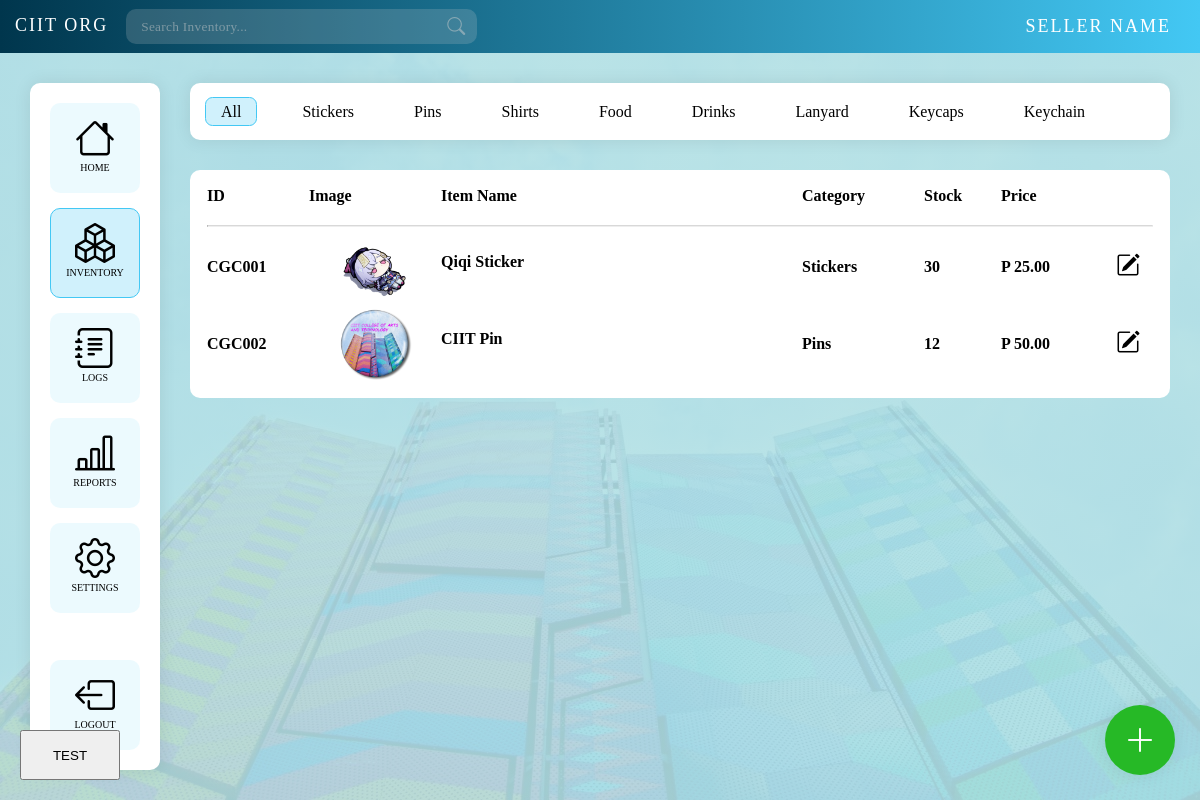
Screenshot of /pages/inventory.php (signed in) with the database file from the repository.
### tables this page shows
CREATE TABLE `items` (
  `id` varchar(53) NOT NULL,
  `user_id` int(11) NOT NULL,
  `organization_id` int(11) NOT NULL,
  `image_name` varchar(255) NOT NULL,
  `name` varchar(255) NOT NULL,
  `category_id` int(11) DEFAULT NULL,
  `stock` int(11) NOT NULL,
  `price` decimal(10,2) NOT NULL
);

CREATE TABLE `item_category` (
  `id` int(11) NOT NULL,
  `name` varchar(255) NOT NULL
);

### pages/inventory.php (the view, shortened to what this page needs)
<?php
$servername = "localhost";
$username = "root";
$password = "";
$dbname = "techcommprototype";
$conn = new mysqli($servername, $username, $password, $dbname);
$sql = "SELECT organization FROM users WHERE id = '$_SESSION[user_id]'";
$result = $conn->query($sql);
if ($row = $result->fetch_assoc()) {
    $organization_id = $row["organization"];
}
if ($organization_id == '1'){
    $sql = "SELECT items.*, item_category.name AS category_name FROM items JOIN item_category ON items.category_id = item_category.id WHERE organization_id = '$organization_id' AND user_id = '$_SESSION[user_id]'";
} else{
    $sql = "SELECT items.*, item_category.name AS category_name FROM items JOIN item_category ON items.category_id = item_category.id WHERE organization_id = '$organization_id'";
}
$result = mysqli_query($conn, $sql);
$items = mysqli_fetch_all($result, MYSQLI_ASSOC);
?>
<!DOCTYPE html>
<html lang="en">
<head>
    <link rel="stylesheet" href="../css/style.css">
    <link rel="stylesheet" href="https://cdn.jsdelivr.net/npm/bootstrap-icons@1.9.1/font/bootstrap-icons.css">
</head>
<body>
    <button class="test-button"> TEST </button>
    <nav class="navbar">
        <div class="nav-left">
            <div class="menu">
                <a href="#" class="logo">CIIT ORG</a>
                <form class="search-bar ">
                    <input id="search" type="text" autocomplete="off" placeholder="Search Inventory...">
                    <i class="bi bi-search search-empty"></i>
                </form>
            </div>
        </div>
        <div class="nav-right">
            <div class="menu seller">
                <li><a href="https://www.youtube.com/">SELLER NAME</a></li>
            </div>
        </div>
    </nav>
    <div class="main-interface with-navbar" >
        <div style=" margin: 25px; border-radius: 35px; text-align: center; position: fixed; bottom: 0; right: 0; font-size: 2rem; color: white; background-color: var(--confirm-color); height: 70px; width: 70px; cursor: pointer;" class="shadow" title="Add new product" onclick="window.location.href='addProduct.php'"><i style="height: 100%; display: flex; align-items: center; justify-content: center;" class="bi bi-plus-lg"></i></div>
        <div class="left-panel" >
            <div class="left-panel-content shadow unselectable" >
                <div class="left-nav-upper">
                    <div class="left-nav-icon button" onclick="homeButton()"><i class="bi bi-house"></i>HOME</div>
                    <div class="left-nav-icon button selected"><i class="bi bi-boxes"></i>INVENTORY</div>
                    <div class="left-nav-icon button"><i class="bi bi-journal-text"></i>LOGS</div>
                    <div class="left-nav-icon button"><i class="bi bi-bar-chart-line"></i>REPORTS</div>
                    <div class="left-nav-icon button"><i class="bi bi-gear"></i>SETTINGS</div>
                </div>
                <div class="left-nav-lower">
                    <div class="left-nav-icon button"><i class="bi bi-box-arrow-left"></i>LOGOUT</div>
                </div>
            </div>
        </div>
        <div class="center-panel" style="margin-right: 15px; width: 100%;">
            <div class="center-panel-content" >
                <div class="category-panel shadow unselectable">
                    <div class="category-button selected">All</div>
                    <div class="category-button">Stickers</div>
                    <div class="category-button">Pins</div>
                    <div class="category-button">Shirts</div>
                    <div class="category-button">Food</div>
                    <div class="category-button">Drinks</div>
                    <div class="category-button">Lanyard</div>
                    <div class="category-button">Keycaps</div>
                    <div class="category-button">Keychain</div>
                </div>
                <div class="products-panel unselectable">
                    <table style="background-color: white; border-radius: 10px; width: 100%; text-align: left; padding: 15px; ">
                        <thead >
                            <tr >
                                <th scope="col" >ID</th>
                                <th scope="col">Image</th>
                                <th scope="col">Item Name</th>
                                <th scope="col">Category</th>
                                <th scope="col">Stock</th>
                                <th scope="col">Price</th>
                                <th scope="col"></th>
                            </tr>
                        </thead>
                        <tbody >
                            <tr><td colspan="7"><br><hr style="border-top: 1px solid rgba(0, 0, 0, 0.151);"></td></tr>
                            <?php
                            foreach ($items as $item) {
                                ?>
                                 <tr class="inventory-row" style="height: 50px;">
                                    <th class="inventory-id" style="width:100px ; min-width: 100px; max-width: 100px; word-wrap:break-word;"><?php echo htmlspecialchars($item['id']); ?></th>
                                    <td style="width:130px; min-width: 130px; max-width: 130px; height: 75px; padding: 0 15px;"><img src="../assets/images/<?php echo htmlspecialchars($item['image_name']); ?>" style="object-fit: contain; height: 100%; width: 100%; vertical-align: middle;" alt="hehe"></td>
                                    <th class="inventory-name" style="padding-right: 30px; padding-bottom: 10px;"><?php echo htmlspecialchars($item['name']); ?></th>
                                    <th class="inventory-category" style="width: 120px ; min-width: 120px; max-width: 120px;"><?php echo htmlspecialchars($item['category_name']); ?></th>
                                    <th style="width: 75px ; min-width: 75px; max-width: 75px;"><?php echo htmlspecialchars($item['stock']); ?></th>
                                    <th style="width: 100px ; min-width: 100px; max-width: 100px;" >P <?php echo htmlspecialchars($item['price']); ?></th>
                                    <th style="width: 50px ; min-width: 50px; max-width: 50px; font-size: 1.5rem; text-align: center; cursor: pointer;" onclick="window.location.href='editProduct.php?productID=<?php echo htmlspecialchars($item['id']); ?>'"><i title="Edit Item <?php echo htmlspecialchars($item['id']); ?>" class="bi bi-pencil-square"></i></th>
                                </tr>
                            <?php } ?>
                        </tbody>
                    </table>
                </div>
            </div>
        </div>
    </div>
</body>
</html>

### rows the page displays
items: id "CGC001", image_name (picture), name "Qiqi Sticker", category.name "Stickers", stock "30", price "25.00"
items: id "CGC002", image_name (picture), name "CIIT Pin", category.name "Pins", stock "12", price "50.00"
